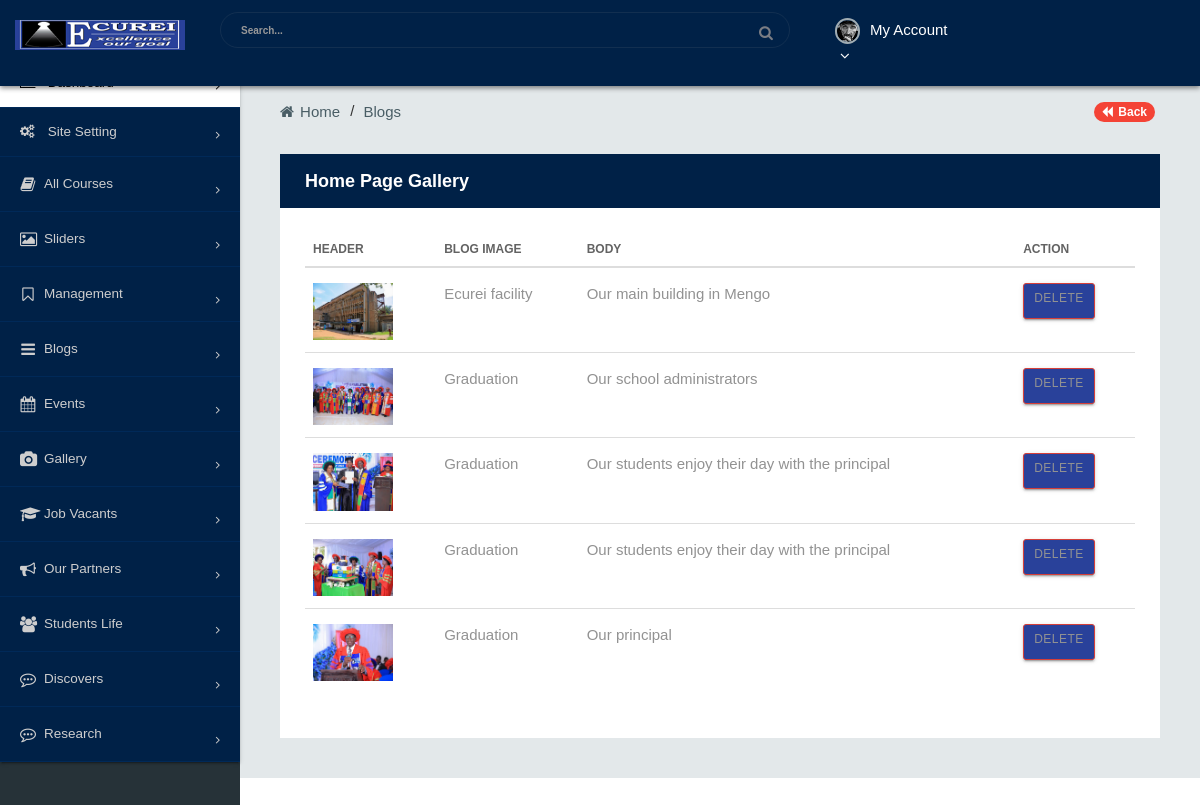
Screenshot of /users/admin-gallery.php with the database file from the repository.
### tables this page shows
CREATE TABLE `gallery` (
  `gal_id` int(11) NOT NULL,
  `img` varchar(250) NOT NULL,
  `event` varchar(250) NOT NULL,
  `breif` text NOT NULL
);

### users/admin-gallery.php (the view)
<?php include 'header.php'; ?>
            <div class="sb2-2">
                <div class="sb2-2-2">
                    <ul>
                        <li><a href="index.html"><i class="fa fa-home" aria-hidden="true"></i> Home</a>
                        </li>
                        <li class="active-bre"><a href="#"> Blogs</a>
                        </li>
                        <li class="page-back"><a href="index.html"><i class="fa fa-backward" aria-hidden="true"></i> Back</a>
                        </li>
                    </ul>
                </div>
                <div class="sb2-2-3">
                    <div class="row">
                        <div class="col-md-12">
                            <div class="box-inn-sp">
                                <div class="inn-title">
                                    <h4>Home Page Gallery</h4>
                                </div>
                                <div class="tab-inn">
                                    <div class="table-responsive table-desi">
                                        <table class="table table-hover">
                                            <thead>
                                                <tr>
                                                    <th>Header</th>
                                                    <th>Blog image</th>
                                                    <th>Body</th>
                                                    <th>Action</th>
                                                </tr>
                                            </thead>
                                            <tbody>
                                                    <?php $slider = $dbh->query("SELECT * FROM gallery ");
                                                        while ($rx = $slider->fetch(PDO::FETCH_OBJ)) { ?>
                                                            <tr>
                                                            <td><img src="<?=$rx->img; ?>" style="width: 80px;"></td>
                                                            <td><?=$rx->event; ?></a></td>
                                                            <td><?=$rx->breif ; ?></a></td>
                                                            <td><a href="#" class="btn btn-danger btn-sm" onclick="return confirm('Do you want to delete this record?')" style= " background: #29419a; calor:white;"> Delete </a></td>
                                                            </tr>
                                                    <?php } ?>
                                            </tbody>
                                        </table>
                                    </div>
                                </div>
                            </div>
                        </div>
                    </div>
                </div>
            </div>
        </div>
    </div>
<?php include 'footer.php'; ?>

### users/header.php (shortened to what this page needs)
<!DOCTYPE html>
<html lang="en">
<head>
    <link rel="stylesheet" href="css/font-awesome.min.css">
    <link href="css/materialize.css" rel="stylesheet">
    <link href="css/bootstrap.css" rel="stylesheet" />
    <link href="css/style.css" rel="stylesheet" />
    <link href="css/style-mob.css" rel="stylesheet" />
</head>
<body>
    <div class="container-fluid sb1">
        <div class="row">
            <div class="col-md-2 col-sm-3 col-xs-6 sb1-1">
                <a href="admin>" class="logo"><img src="images/logo2.png" alt="" / >
                </a>
            </div>
            <div class="col-md-6 col-sm-6 mob-hide">
                <form class="app-search">
                    <input type="text" placeholder="Search..." class="form-control">
                    <a href="#"><i class="fa fa-search"></i></a>
                </form>
            </div>
            <div class="col-md-2 col-sm-3 col-xs-6">
                <a class='waves-effect dropdown-button top-user-pro' href='#' data-activates='top-menu'><img src="images/user/6.png" alt="" />My Account <i class="fa fa-angle-down" aria-hidden="true"></i>
                </a>
            </div>
        </div>
    </div>
    <div class="container-fluid sb2">
        <div class="row">
            <div class="sb2-1">
                <div class="sb2-13">
                    <ul class="collapsible" data-collapsible="accordion">
                        <li><a href="admin" class="menu-active"><i class="fa fa-bar-chart" aria-hidden="true"></i> Dashboard</a>
                        </li>
						<li><a href="setting"><i class="fa fa-cogs" aria-hidden="true"></i> Site Setting</a>
                        </li>
                        <li><a href="javascript:void(0)" class="collapsible-header"><i class="fa fa-book" aria-hidden="true"></i> All Courses</a>
                        </li>
                          <li><a href="javascript:void(0)" class="collapsible-header"><i class="fa fa-image" aria-hidden="true"></i> Sliders</a>
                        </li>
                         <li><a href="javascript:void(0)" class="collapsible-header"><i class="fa fa-bookmark-o" aria-hidden="true"></i> Management</a>
                        </li>
                        <li><a href="javascript:void(0)" class="collapsible-header"><i class="fa fa-bars" aria-hidden="true"></i>Blogs</a>
                        </li>
                        <li><a href="javascript:void(0)" class="collapsible-header"><i class="fa fa-calendar" aria-hidden="true"></i> Events</a>
                        </li>
                         <li><a href="javascript:void(0)" class="collapsible-header"><i class="fa fa-camera" aria-hidden="true"></i> Gallery</a>
                        </li>
                        <li><a href="javascript:void(0)" class="collapsible-header"><i class="fa fa-graduation-cap" aria-hidden="true"></i> Job Vacants</a>
                        </li>
                        <li><a href="javascript:void(0)" class="collapsible-header"><i class="fa fa-bullhorn" aria-hidden="true"></i> Our Partners</a>
                        </li>
                        <li><a href="javascript:void(0)" class="collapsible-header"><i class="fa fa-users" aria-hidden="true"></i> Students Life</a>
                        </li>
                        <li><a href="javascript:void(0)" class="collapsible-header"><i class="fa fa-commenting-o" aria-hidden="true"></i> Discovers</a>
                        </li>
                        <li><a href="javascript:void(0)" class="collapsible-header"><i class="fa fa-commenting-o" aria-hidden="true"></i> Research</a>
                        </li>
                    </ul>
                </div>
            </div>

### users/footer.php (shortened to what this page needs)
</body>
</html>

### rows the page displays
gallery: img (picture), event "Ecurei facility", breif "Our main building in Mengo"
gallery: img (picture), event "Graduation", breif "Our school administrators"
gallery: img (picture), event "Graduation", breif "Our students enjoy their day with the principal"
gallery: img (picture), event "Graduation", breif "Our students enjoy their day with the principal"
gallery: img (picture), event "Graduation", breif "Our principal"
